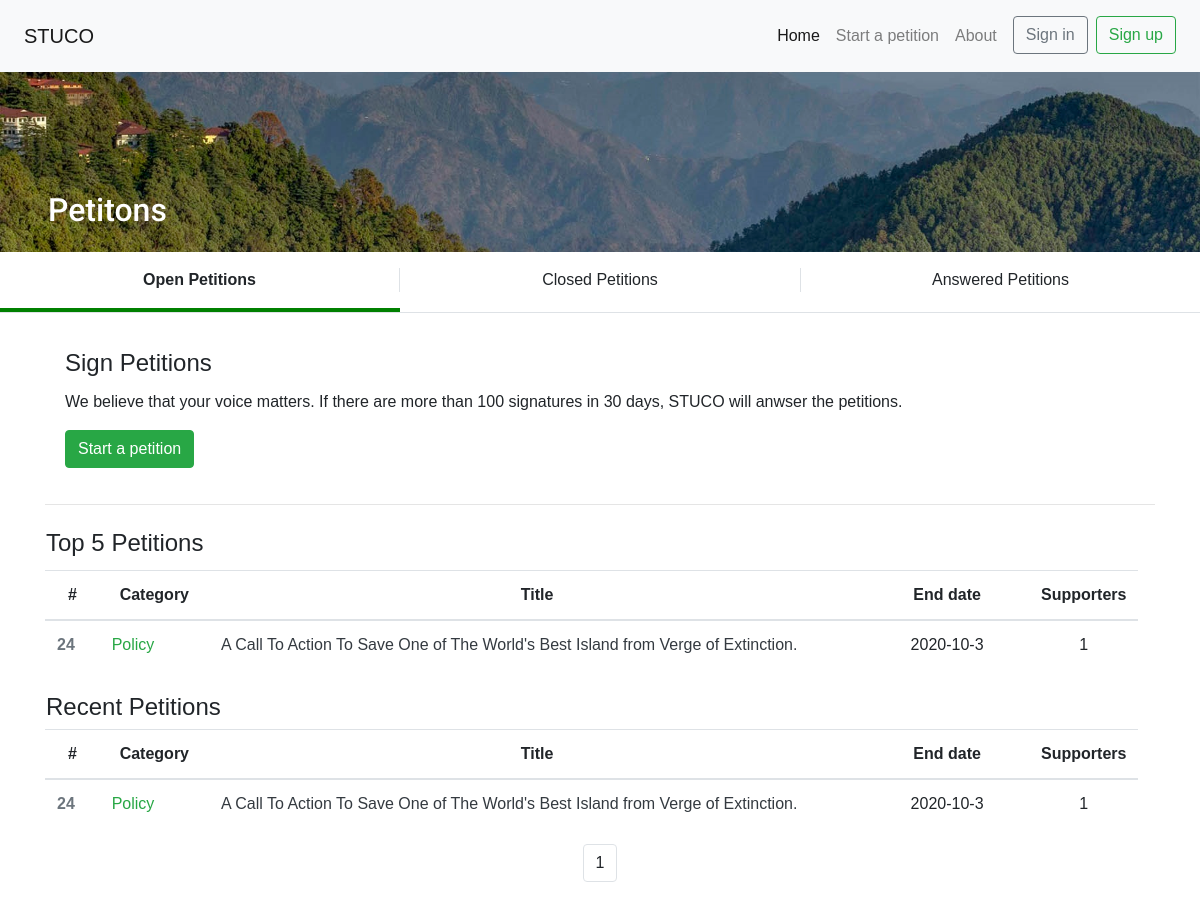
The app's page /, older data.
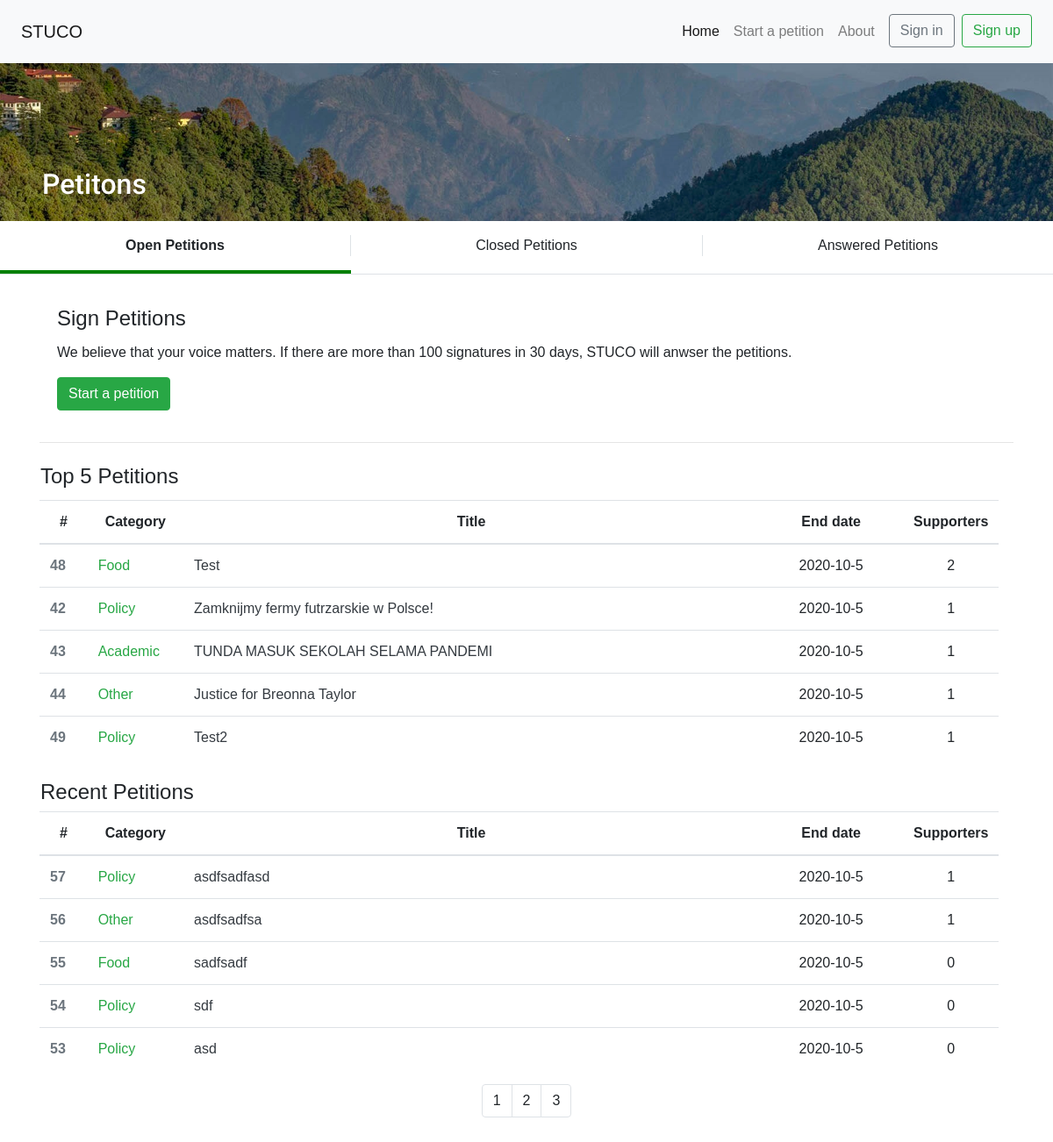
The same page, newer data.
### pet/models.py (models this page shows, shortened)
class Post(models.Model):
    date = datetime.date.today()
    title = models.CharField(max_length=100)
    category = models.CharField(max_length=10, null=True, blank=True)
    content = models.CharField(max_length=20000)
    author = models.ForeignKey(User, on_delete=models.CASCADE, related_name="author_of", blank=True, null=True)
    start = models.DateField(default=date)
    end = models.DateField(default=date + relativedelta(months=1))
    state = models.IntegerField(default=0)
    stuco = models.ForeignKey(User, on_delete=models.CASCADE, related_name="stuco_of", blank=True, null=True)
    answer = models.CharField(max_length=20000, null=True, blank=True)

### pet/views.py (the view, shortened to what this page needs)
# urls.py: path("", views.index, name='index'),
def index(request):
    pageSize = 5
    numPosts = Post.objects.filter(state=1).all().count()
    page = int((numPosts+pageSize-1)/pageSize)
    top = Post.objects.filter(state=1).annotate(num_supporters=Count('supporters')).order_by('-num_supporters')[:5]
    if not request.user.is_authenticated:
        context = {
            "page": range(1, page+1),
            "posts": Post.objects.filter(state=1).annotate(num_supporters=Count('supporters')).order_by('-id')[:pageSize],
            "top": top,
        }
        return render(request, "petition/index.html", context)

### pet/templates/petition/index.html (shortened to what this page needs)
{% extends "petition/base.html" %}
{% load static %}
{% block body %}
<div class="image-background">
  <div class="bottom-left">
    <h2>Petitons</h2>
  </div>
</div>
<div class="row border-bottom p-0 m-0" style="cursor: pointer;">
  <div class="col-4 tab text-center py-2 px-0 m-0 tab-active d-none d-lg-block"
    onclick="window.location.href = '{% url 'index' %}'">
    <p class="my-2 border-right">Open Petitions</p>
  </div>
  <div class="col-4 tab text-center py-2 px-0 m-0 d-none d-lg-block"
    onclick="window.location.href = '{% url 'closed' %}'">
    <p class="my-2">Closed Petitions</p>
  </div>
  <div class="col-4 tab text-center py-2 px-0 m-0 d-none d-lg-block"
    onclick="window.location.href = '{% url 'answered' %}'">
    <p class="my-2 border-left">Answered Petitions</p>
  </div>
</div>
<div class="container py-3">
  <div class="card d-block border-0">
    <div class="card-body">
      <h4 class="card-title animated fadeInDown">Sign Petitions</h4>
      <p class="card-text">We believe that your voice matters. If there are more than 100 signatures in 30 days, STUCO
        will anwser the petitions.</p>
      <a href="{% url 'new' %}" class="btn btn-success">Start a petition</a>
    </div>
  </div>
  <hr>
  <div class="row">
    <h4 class="d-block text-left mb-1 p-2 pl-3 font-weight-light animated fadeInDown">Top 5 Petitions</h4>
  </div>
  <table class="table d-none d-lg-block">
    <thead>
      <tr class="text-center">
        <th scope="col" style="width: 5%">#</th>
        <th scope="col" style="width: 10%">Category</th>
        <th scope="col" style="width: 60%">Title</th>
        <th scope="col" style="width: 15%">End date</th>
        <th scope="col" style="width: 10%">Supporters</th>
      </tr>
    </thead>
    <tbody>
      {% for post in top %}
      <tr class="table-tr" onclick="window.location.href = '{% url 'post' post.id %}'" style="cursor:pointer;">
        <th scope="row" class="text-muted">{{ post.id }}</th>
        <td class="text-success">{{ post.category }}</td>
        <td><a href="{% url 'post' post.id %}" class="text-dark">{{ post.title }}</a></td>
        <td class="text-center">{{ post.end.year }}-{{ post.end.month }}-{{ post.end.day }}</td>
        <td class="text-center">{{ post.num_supporters }}</td>
      </tr>
      {% endfor %}
    </tbody>
  </table>
  <div class="row">
    <h4 class="d-block text-left mb-0 p-2 pl-3 font-weight-light animated fadeInDown">Recent Petitions</h4>
  </div>
  <table class="table d-none d-lg-block">
    <thead>
      <tr class="text-center">
        <th scope="col" style="width: 5%">#</th>
        <th scope="col" style="width: 10%">Category</th>
        <th scope="col" style="width: 60%">Title</th>
        <th scope="col" style="width: 15%">End date</th>
        <th scope="col" style="width: 10%">Supporters</th>
      </tr>
    </thead>
    <tbody id="recentTable">
      {% for post in posts %}
      <tr class="table-tr" onclick="window.location.href = '{% url 'post' post.id %}'" style="cursor:pointer;">
        <th scope="row" class="text-muted">{{ post.id }}</th>
        <td class="text-success">{{ post.category }}</td>
        <td><a href="{% url 'post' post.id %}" class="text-dark">{{ post.title }}</a></td>
        <td class="text-center">{{ post.end.year }}-{{ post.end.month }}-{{ post.end.day }}</td>
        <td class="text-center">{{ post.num_supporters }}</td>
      </tr>
      {% endfor %}
    </tbody>
  </table>
<nav aria-label="Page navigation">
  <ul class="pagination justify-content-center">
    {% for i in page %}
    <li class="page-item"><a class="page-link" onclick="page({{ i }})" style="cursor: pointer">{{ i }}</a></li>
    {% endfor %}
  </ul>
</nav>
</div>
{% endblock %}

Row changes from the older to the newer data that the page shows:
removed Post: id "24", category "Policy", title "A Call To Action To Save One of The World's Best Island from Verge of Extinction.", end.year "2020", end.month "10", end.day "3", num_supporters "1"
added Post: id "48", category "Food", title "Test", end.year "2020", end.month "10", end.day "5", num_supporters "2", shown under "Top 5 Petitions"
added Post: id "42", category "Policy", title "Zamknijmy fermy futrzarskie w Polsce!", end.year "2020", end.month "10", end.day "5", num_supporters "1", shown under "Top 5 Petitions"
added Post: id "43", category "Academic", title "TUNDA MASUK SEKOLAH SELAMA PANDEMI", end.year "2020", end.month "10", end.day "5", num_supporters "1", shown under "Top 5 Petitions"
added Post: id "44", category "Other", title "Justice for Breonna Taylor", end.year "2020", end.month "10", end.day "5", num_supporters "1", shown under "Top 5 Petitions"
added Post: id "49", category "Policy", title "Test2", end.year "2020", end.month "10", end.day "5", num_supporters "1", shown under "Top 5 Petitions"
added Post: id "57", category "Policy", title "asdfsadfasd", end.year "2020", end.month "10", end.day "5", num_supporters "1", shown under "Recent Petitions"
added Post: id "56", category "Other", title "asdfsadfsa", end.year "2020", end.month "10", end.day "5", num_supporters "1", shown under "Recent Petitions"
added Post: id "55", category "Food", title "sadfsadf", end.year "2020", end.month "10", end.day "5", num_supporters "0", shown under "Recent Petitions"
added Post: id "54", category "Policy", title "sdf", end.year "2020", end.month "10", end.day "5", num_supporters "0", shown under "Recent Petitions"
added Post: id "53", category "Policy", title "asd", end.year "2020", end.month "10", end.day "5", num_supporters "0", shown under "Recent Petitions"
Text that changed along with them:
new list line: "2"
new list line: "3"
